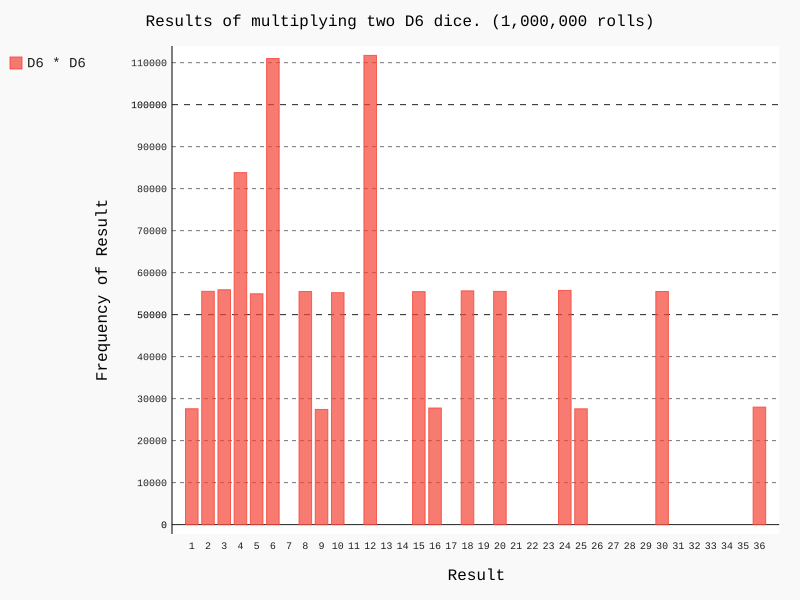

Source code (Python):
__Author__ = "noduez"

import pygal

from die import Die

# 创建两个D6骰子。
die_1 = Die()
die_2 = Die()

# 掷骰子多次，并将结果存储在一个列表中。
results = []
for roll_num in range(1000000):
    result = die_1.roll() * die_2.roll()
    results.append(result)

# 分析结果。
frequencies = []
max_result = die_1.num_sides * die_2.num_sides
for value in range(1, max_result + 1):
    frequency = results.count(value)
    frequencies.append(frequency)

# 可视化结果。
hist = pygal.Bar()

hist.title = "Results of multiplying two D6 dice. (1,000,000 rolls)"
hist.x_labels = [str(x) for x in range(1, max_result + 1)]
hist.x_title = "Result"
hist.y_title = "Frequency of Result"

hist.add('D6 * D6', frequencies)
hist.render_to_file('D6xD6.svg')
